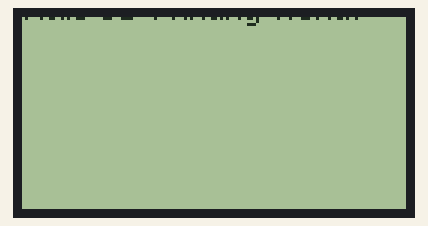
The sketch below on a simulated Arduino Mega 2560, built with avr-gcc and run on an emulated ATmega2560. On the bench: 128×64 one-colour display. What the sketch prints to the serial monitor is not drawn.

Above: at 0.23 s.
At 1.16 s:
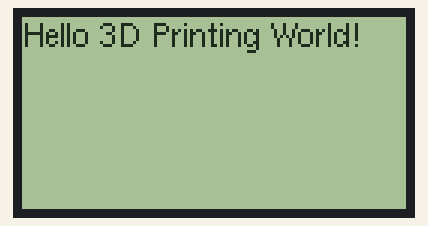
At 2.08 s:
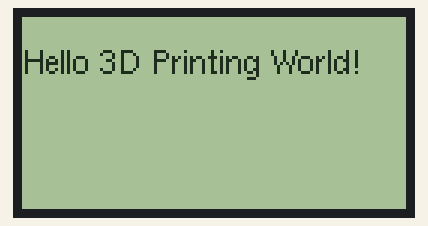
At 4.03 s:
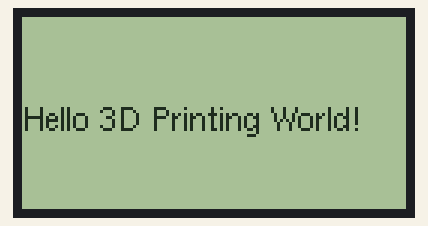
At 5.98 s:
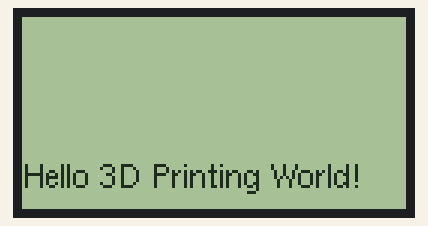
At 7.94 s:
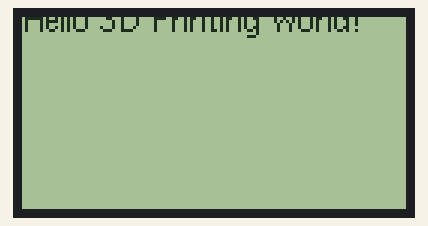

Measured:
- by itself, everything shown: repeats every 7.3 s, in 71 steps

The sketch:

Lcd.ino
```cpp
// (licence header left out)
#include <Arduino.h>
#include <U8g2lib.h>

//
// The LCD data pin is connected to D17 (PC1, physical pin 23).
//
#define LCD_DATA 17

//
// The LCD data pin is connected to D30 (PA1, A1, physical pin 39).
//
#define LCD_CLK 30

//
// The LCD CS pin is connected to D2 (PA3, A3, physical pin 37).
//
#define LCD_CS 28

//
// Create the LCD driver.
//
U8G2_ST7920_128X64_F_SW_SPI u8g2(U8G2_R0, LCD_CLK, LCD_DATA, LCD_CS, U8X8_PIN_NONE);

void setup() {
  //
  // Initialize the serial port.
  //
  Serial.begin(500000);

  //
  // Wait for serial port to connect.
  //
  while (!Serial) {}
  Serial.println("Serial port initialized.");

  //
  // Initialize the LCD library.
  //
  u8g2.begin();

  //
  // Setup has completed.
  //
  Serial.println("Ready.");
}

void loop() {
  for (int i = 0; i <= 70; i++) {
    //
    // Clear the internal memory.
    //
    u8g2.clearBuffer();

    //
    // Choose a font.
    //
    u8g2.setFont(u8g2_font_helvR08_te);

    //
    // Write something to the internal memory.
    //
    Serial.print("["); Serial.print(i); Serial.println("] Hello 3D Printing World!");
    u8g2.drawStr(0, i, "Hello 3D Printing World!");

    //
    // Transfer internal memory to the display.
    //
    u8g2.sendBuffer();

    //
    // Delay 1 second.
    //
    delay(50);
  }
}
```
